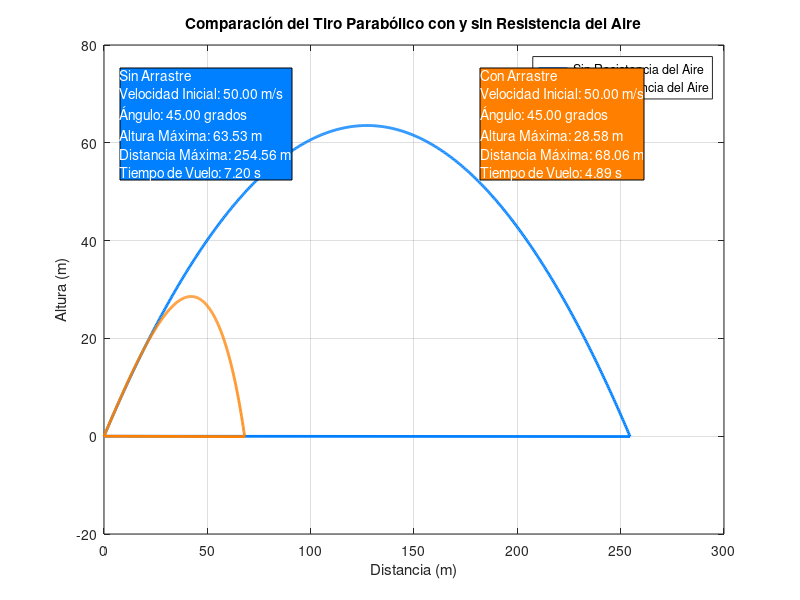

The MATLAB script that drew this image:
function compararTiroParabolico()
    % Parámetros comunes
    g = 9.81; % aceleración debido a la gravedad (m/s^2)
    m = 0.057; % masa de la pelota de tenis (kg)
    r = 0.0335; % radio de la pelota de tenis (m)
    A = pi * r^2; % área de referencia (m^2)
    tiempo_final = 10; % tiempo de simulación final (s)
    dt = 0.01; % paso de tiempo (s)
    theta = deg2rad(45); % ángulo de lanzamiento
    v0 = 50; % velocidad inicial (m/s)
    
    % Simulación sin arrastre
    [x_sin, y_sin, distancia_sin, tiempo_vuelo_sin] = simulacionSinArrastre(theta, v0, m, g, tiempo_final, dt);
    
    % Simulación con arrastre
    [x_con, y_con, distancia_con, tiempo_vuelo_con] = simulacionConArrastre(theta, v0, m, r, A, g, tiempo_final, dt);
    
    % Gráfica de ambas simulaciones
    figure;
    plot(x_sin, y_sin, 'LineWidth', 2, 'Color', [0, 0.5, 1]);  % Sin arrastre
    hold on;
    plot(x_con, y_con, 'LineWidth', 2, 'Color', [1, 0.5, 0]);  % Con arrastre
    title('Comparación del Tiro Parabólico con y sin Resistencia del Aire');
    xlabel('Distancia (m)');
    ylabel('Altura (m)');
    legend('Sin Resistencia del Aire', 'Con Resistencia del Aire');
    grid on;
    
    % Información adicional
    texto_info_sin = sprintf(['Sin Arrastre\nVelocidad Inicial: %.2f m/s\nÁngulo: %.2f grados\n' ...
        'Altura Máxima: %.2f m\nDistancia Máxima: %.2f m\nTiempo de Vuelo: %.2f s'], ...
        v0, rad2deg(theta), max(y_sin), distancia_sin, tiempo_vuelo_sin);
    
    texto_info_con = sprintf(['Con Arrastre\nVelocidad Inicial: %.2f m/s\nÁngulo: %.2f grados\n' ...
        'Altura Máxima: %.2f m\nDistancia Máxima: %.2f m\nTiempo de Vuelo: %.2f s'], ...
        v0, rad2deg(theta), max(y_con), distancia_con, tiempo_vuelo_con);
    
    annotation('textbox', [0.15, 0.7, 0.25, 0.15], 'String', texto_info_sin, 'FitBoxToText', 'on', 'BackgroundColor', [0, 0.5, 1], 'Color', 'white');
    annotation('textbox', [0.6, 0.7, 0.25, 0.15], 'String', texto_info_con, 'FitBoxToText', 'on', 'BackgroundColor', [1, 0.5, 0], 'Color', 'white');
    
    hold off;
end

function [x, y, distancia_maxima, tiempo_vuelo] = simulacionSinArrastre(theta, v0, m, g, tiempo_final, dt)
    % Inicialización de variables
    vx = v0 * cos(theta);  
    vy = v0 * sin(theta);
    num_pasos = ceil(tiempo_final / dt);
    x = zeros(1, num_pasos);
    y = zeros(1, num_pasos);
    
    % Simulación sin arrastre
    for i = 2:num_pasos
        ax = 0; % No hay aceleración en x
        ay = -g; % Solo la gravedad afecta en y
        
        % Método de Runge-Kutta
        vx = vx + ax * dt;
        vy = vy + ay * dt;
        
        x(i) = x(i-1) + vx * dt;
        y(i) = y(i-1) + vy * dt;
        
        if y(i) <= 0
            tiempo_vuelo = (i - 1) * dt;
            distancia_maxima = x(i);
            break;
        end
    end
    
    if y(end) > 0
        tiempo_vuelo = tiempo_final;
        distancia_maxima = max(x);
    end
end

function [x, y, distancia_maxima, tiempo_vuelo] = simulacionConArrastre(theta, v0, m, r, A, g, tiempo_final, dt)
    rho = 1.225; % densidad del aire (kg/m^3)
    Cd = 0.5; % coeficiente de arrastre para una esfera
    turbulencia = 0.1; % factor de turbulencia

    % Inicialización de variables
    vx = v0 * cos(theta);  
    vy = v0 * sin(theta);
    num_pasos = ceil(tiempo_final / dt);
    x = zeros(1, num_pasos);
    y = zeros(1, num_pasos);
    
    % Simulación con arrastre
    for i = 2:num_pasos
        velocidad_aire = sqrt(vx^2 + vy^2);
        vrelx = vx;
        vrely = vy - turbulencia * velocidad_aire;
        
        Fd = 0.5 * rho * velocidad_aire^2 * Cd * A;
        Fdx = -Fd * (vrelx / velocidad_aire);
        Fdy = -Fd * (vrely / velocidad_aire);
        
        ax = Fdx / m;
        ay = (Fdy / m) - g;
        
        % Método de Runge-Kutta
        vx = vx + ax * dt;
        vy = vy + ay * dt;
        
        x(i) = x(i-1) + vx * dt;
        y(i) = y(i-1) + vy * dt;
        
        if y(i) <= 0
            tiempo_vuelo = (i - 1) * dt;
            distancia_maxima = x(i);
            break;
        end
    end
    
    if y(end) > 0
        tiempo_vuelo = tiempo_final;
        distancia_maxima = max(x);
    end
end